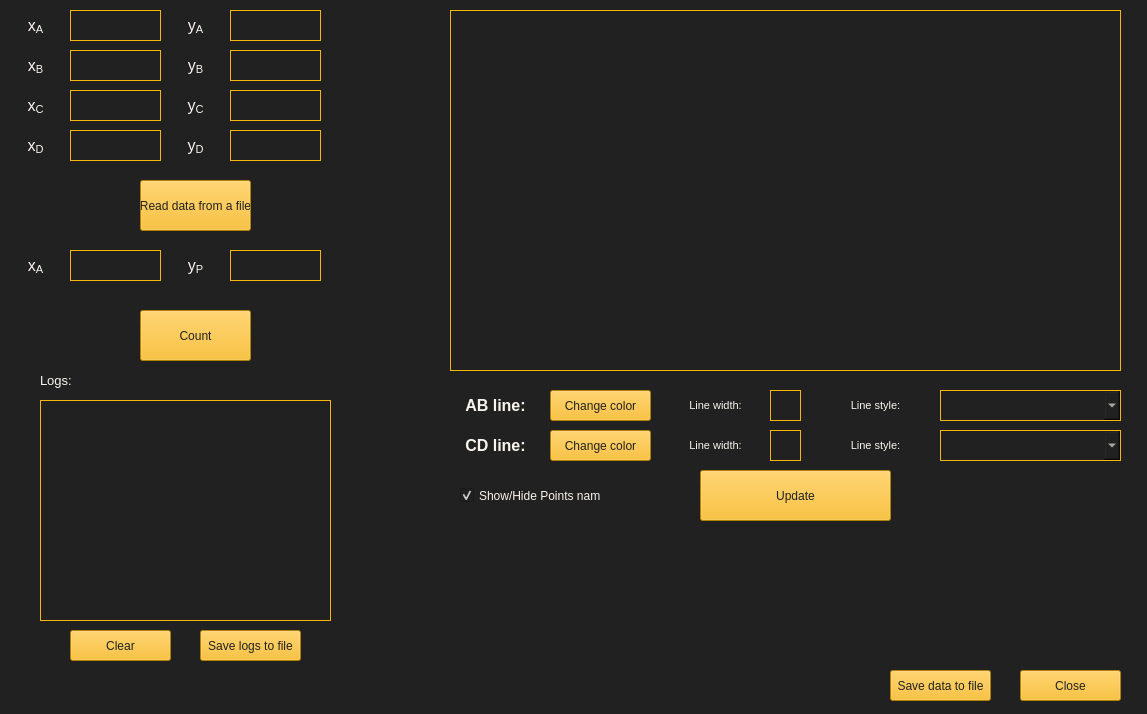
 <widget class="QMainWindow" name="MainWindow">
  <property name="geometry">
   <rect>
    <x>0</x>
    <y>0</y>
    <width>1147</width>
    <height>714</height>
   </rect>
  </property>
  <property name="windowTitle">
   <string>MainWindow</string>
  </property>
  <widget class="QWidget" name="centralwidget">
   <property name="styleSheet">
    <string notr="true">background-color: #212121</string>
   </property>
   <widget class="QGraphicsView" name="image">
    <property name="geometry">
     <rect>
      <x>450</x>
      <y>10</y>
      <width>671</width>
      <height>361</height>
     </rect>
    </property>
    <property name="styleSheet">
     <string notr="true">border: 1px solid  #fab40a</string>
    </property>
   </widget>
   <widget class="QTextEdit" name="XaInput">
    <property name="geometry">
     <rect>
      <x>70</x>
      <y>10</y>
      <width>91</width>
      <height>31</height>
     </rect>
    </property>
    <property name="styleSheet">
     <string notr="true">border: 1px solid #fab40a;
color: rgb(250, 245, 236)</string>
    </property>
    <property name="html">
     <string>&lt;!DOCTYPE HTML PUBLIC &quot;-//W3C//DTD HTML 4.0//EN&quot; &quot;http://www.w3.org/TR/REC-html40/strict.dtd&quot;&gt;
&lt;html&gt;&lt;head&gt;&lt;meta name=&quot;qrichtext&quot; content=&quot;1&quot; /&gt;&lt;style type=&quot;text/css&quot;&gt;
p, li { white-space: pre-wrap; }
&lt;/style&gt;&lt;/head&gt;&lt;body style=&quot; font-family:'MS Shell Dlg 2'; font-size:8.25pt; font-weight:400; font-style:normal;&quot;&gt;
&lt;p align=&quot;center&quot; style=&quot;-qt-paragraph-type:empty; margin-top:0px; margin-bottom:0px; margin-left:0px; margin-right:0px; -qt-block-indent:0; text-indent:0px;&quot;&gt;&lt;br /&gt;&lt;/p&gt;&lt;/body&gt;&lt;/html&gt;</string>
    </property>
   </widget>
   <widget class="QLabel" name="XaLabel">
    <property name="geometry">
     <rect>
      <x>10</x>
      <y>10</y>
      <width>51</width>
      <height>31</height>
     </rect>
    </property>
    <property name="font">
     <font>
      <pointsize>12</pointsize>
     </font>
    </property>
    <property name="styleSheet">
     <string notr="true">color: rgb(250, 245, 236)</string>
    </property>
    <property name="text">
     <string>&lt;html&gt;&lt;head/&gt;&lt;body&gt;&lt;p&gt;x&lt;span style=&quot; vertical-align:sub;&quot;&gt;A&lt;/span&gt;&lt;/p&gt;&lt;/body&gt;&lt;/html&gt;</string>
    </property>
    <property name="alignment">
     <set>Qt::AlignCenter</set>
    </property>
   </widget>
   <widget class="QLabel" name="XbLabel">
    <property name="geometry">
     <rect>
      <x>10</x>
      <y>50</y>
      <width>51</width>
      <height>31</height>
     </rect>
    </property>
    <property name="font">
     <font>
      <pointsize>12</pointsize>
     </font>
    </property>
    <property name="styleSheet">
     <string notr="true">color: rgb(250, 245, 236)</string>
    </property>
    <property name="text">
     <string>&lt;html&gt;&lt;head/&gt;&lt;body&gt;&lt;p&gt;x&lt;span style=&quot; vertical-align:sub;&quot;&gt;B&lt;/span&gt;&lt;/p&gt;&lt;/body&gt;&lt;/html&gt;</string>
    </property>
    <property name="alignment">
     <set>Qt::AlignCenter</set>
    </property>
   </widget>
   <widget class="QTextEdit" name="XbInput">
    <property name="geometry">
     <rect>
      <x>70</x>
      <y>50</y>
      <width>91</width>
      <height>31</height>
     </rect>
    </property>
    <property name="styleSheet">
     <string notr="true">border: 1px solid #fab40a;
color: rgb(250, 245, 236)</string>
    </property>
    <property name="html">
     <string>&lt;!DOCTYPE HTML PUBLIC &quot;-//W3C//DTD HTML 4.0//EN&quot; &quot;http://www.w3.org/TR/REC-html40/strict.dtd&quot;&gt;
&lt;html&gt;&lt;head&gt;&lt;meta name=&quot;qrichtext&quot; content=&quot;1&quot; /&gt;&lt;style type=&quot;text/css&quot;&gt;
p, li { white-space: pre-wrap; }
&lt;/style&gt;&lt;/head&gt;&lt;body style=&quot; font-family:'MS Shell Dlg 2'; font-size:8.25pt; font-weight:400; font-style:normal;&quot;&gt;
&lt;p align=&quot;center&quot; style=&quot;-qt-paragraph-type:empty; margin-top:0px; margin-bottom:0px; margin-left:0px; margin-right:0px; -qt-block-indent:0; text-indent:0px;&quot;&gt;&lt;br /&gt;&lt;/p&gt;&lt;/body&gt;&lt;/html&gt;</string>
    </property>
   </widget>
   <widget class="QLabel" name="YaLabel">
    <property name="geometry">
     <rect>
      <x>170</x>
      <y>10</y>
      <width>51</width>
      <height>31</height>
     </rect>
    </property>
    <property name="font">
     <font>
      <pointsize>12</pointsize>
     </font>
    </property>
    <property name="styleSheet">
     <string notr="true">color: rgb(250, 245, 236)</string>
    </property>
    <property name="text">
     <string>&lt;html&gt;&lt;head/&gt;&lt;body&gt;&lt;p&gt;y&lt;span style=&quot; vertical-align:sub;&quot;&gt;A&lt;/span&gt;&lt;/p&gt;&lt;/body&gt;&lt;/html&gt;</string>
    </property>
    <property name="alignment">
     <set>Qt::AlignCenter</set>
    </property>
   </widget>
   <widget class="QTextEdit" name="YaInput">
    <property name="geometry">
     <rect>
      <x>230</x>
      <y>10</y>
      <width>91</width>
      <height>31</height>
     </rect>
    </property>
    <property name="styleSheet">
     <string notr="true">border: 1px solid #fab40a;
color: rgb(250, 245, 236)</string>
    </property>
    <property name="html">
     <string>&lt;!DOCTYPE HTML PUBLIC &quot;-//W3C//DTD HTML 4.0//EN&quot; &quot;http://www.w3.org/TR/REC-html40/strict.dtd&quot;&gt;
&lt;html&gt;&lt;head&gt;&lt;meta name=&quot;qrichtext&quot; content=&quot;1&quot; /&gt;&lt;style type=&quot;text/css&quot;&gt;
p, li { white-space: pre-wrap; }
&lt;/style&gt;&lt;/head&gt;&lt;body style=&quot; font-family:'MS Shell Dlg 2'; font-size:8.25pt; font-weight:400; font-style:normal;&quot;&gt;
&lt;p align=&quot;center&quot; style=&quot;-qt-paragraph-type:empty; margin-top:0px; margin-bottom:0px; margin-left:0px; margin-right:0px; -qt-block-indent:0; text-indent:0px;&quot;&gt;&lt;br /&gt;&lt;/p&gt;&lt;/body&gt;&lt;/html&gt;</string>
    </property>
   </widget>
   <widget class="QTextEdit" name="YbInput">
    <property name="geometry">
     <rect>
      <x>230</x>
      <y>50</y>
      <width>91</width>
      <height>31</height>
     </rect>
    </property>
    <property name="styleSheet">
     <string notr="true">border: 1px solid #fab40a;
color: rgb(250, 245, 236)</string>
    </property>
    <property name="html">
     <string>&lt;!DOCTYPE HTML PUBLIC &quot;-//W3C//DTD HTML 4.0//EN&quot; &quot;http://www.w3.org/TR/REC-html40/strict.dtd&quot;&gt;
&lt;html&gt;&lt;head&gt;&lt;meta name=&quot;qrichtext&quot; content=&quot;1&quot; /&gt;&lt;style type=&quot;text/css&quot;&gt;
p, li { white-space: pre-wrap; }
&lt;/style&gt;&lt;/head&gt;&lt;body style=&quot; font-family:'MS Shell Dlg 2'; font-size:8.25pt; font-weight:400; font-style:normal;&quot;&gt;
&lt;p align=&quot;center&quot; style=&quot;-qt-paragraph-type:empty; margin-top:0px; margin-bottom:0px; margin-left:0px; margin-right:0px; -qt-block-indent:0; text-indent:0px;&quot;&gt;&lt;br /&gt;&lt;/p&gt;&lt;/body&gt;&lt;/html&gt;</string>
    </property>
   </widget>
   <widget class="QLabel" name="YbLabel">
    <property name="geometry">
     <rect>
      <x>170</x>
      <y>50</y>
      <width>51</width>
      <height>31</height>
     </rect>
    </property>
    <property name="font">
     <font>
      <pointsize>12</pointsize>
     </font>
    </property>
    <property name="styleSheet">
     <string notr="true">color: rgb(250, 245, 236)</string>
    </property>
    <property name="text">
     <string>&lt;html&gt;&lt;head/&gt;&lt;body&gt;&lt;p&gt;y&lt;span style=&quot; vertical-align:sub;&quot;&gt;B&lt;/span&gt;&lt;/p&gt;&lt;/body&gt;&lt;/html&gt;</string>
    </property>
    <property name="alignment">
     <set>Qt::AlignCenter</set>
    </property>
   </widget>
   <widget class="QTextEdit" name="XcInput">
    <property name="geometry">
     <rect>
      <x>70</x>
      <y>90</y>
      <width>91</width>
      <height>31</height>
     </rect>
    </property>
    <property name="styleSheet">
     <string notr="true">border: 1px solid #fab40a;
color: rgb(250, 245, 236)</string>
    </property>
    <property name="html">
     <string>&lt;!DOCTYPE HTML PUBLIC &quot;-//W3C//DTD HTML 4.0//EN&quot; &quot;http://www.w3.org/TR/REC-html40/strict.dtd&quot;&gt;
&lt;html&gt;&lt;head&gt;&lt;meta name=&quot;qrichtext&quot; content=&quot;1&quot; /&gt;&lt;style type=&quot;text/css&quot;&gt;
p, li { white-space: pre-wrap; }
&lt;/style&gt;&lt;/head&gt;&lt;body style=&quot; font-family:'MS Shell Dlg 2'; font-size:8.25pt; font-weight:400; font-style:normal;&quot;&gt;
&lt;p align=&quot;center&quot; style=&quot;-qt-paragraph-type:empty; margin-top:0px; margin-bottom:0px; margin-left:0px; margin-right:0px; -qt-block-indent:0; text-indent:0px;&quot;&gt;&lt;br /&gt;&lt;/p&gt;&lt;/body&gt;&lt;/html&gt;</string>
    </property>
   </widget>
   <widget class="QLabel" name="XcLabel">
    <property name="geometry">
     <rect>
      <x>10</x>
      <y>90</y>
      <width>51</width>
      <height>31</height>
     </rect>
    </property>
    <property name="font">
     <font>
      <pointsize>12</pointsize>
     </font>
    </property>
    <property name="styleSheet">
     <string notr="true">color: rgb(250, 245, 236)</string>
    </property>
    <property name="text">
     <string>&lt;html&gt;&lt;head/&gt;&lt;body&gt;&lt;p&gt;x&lt;span style=&quot; vertical-align:sub;&quot;&gt;C&lt;/span&gt;&lt;/p&gt;&lt;/body&gt;&lt;/html&gt;</string>
    </property>
    <property name="alignment">
     <set>Qt::AlignCenter</set>
    </property>
   </widget>
   <widget class="QTextEdit" name="YcInput">
    <property name="geometry">
     <rect>
      <x>230</x>
      <y>90</y>
      <width>91</width>
      <height>31</height>
     </rect>
    </property>
    <property name="styleSheet">
     <string notr="true">border: 1px solid #fab40a;
color: rgb(250, 245, 236)</string>
    </property>
    <property name="html">
     <string>&lt;!DOCTYPE HTML PUBLIC &quot;-//W3C//DTD HTML 4.0//EN&quot; &quot;http://www.w3.org/TR/REC-html40/strict.dtd&quot;&gt;
&lt;html&gt;&lt;head&gt;&lt;meta name=&quot;qrichtext&quot; content=&quot;1&quot; /&gt;&lt;style type=&quot;text/css&quot;&gt;
p, li { white-space: pre-wrap; }
&lt;/style&gt;&lt;/head&gt;&lt;body style=&quot; font-family:'MS Shell Dlg 2'; font-size:8.25pt; font-weight:400; font-style:normal;&quot;&gt;
&lt;p align=&quot;center&quot; style=&quot;-qt-paragraph-type:empty; margin-top:0px; margin-bottom:0px; margin-left:0px; margin-right:0px; -qt-block-indent:0; text-indent:0px;&quot;&gt;&lt;br /&gt;&lt;/p&gt;&lt;/body&gt;&lt;/html&gt;</string>
    </property>
   </widget>
   <widget class="QLabel" name="YcLabel">
    <property name="geometry">
     <rect>
      <x>170</x>
      <y>90</y>
      <width>51</width>
      <height>31</height>
     </rect>
    </property>
    <property name="font">
     <font>
      <pointsize>12</pointsize>
     </font>
    </property>
    <property name="styleSheet">
     <string notr="true">color: rgb(250, 245, 236)</string>
    </property>
    <property name="text">
     <string>&lt;html&gt;&lt;head/&gt;&lt;body&gt;&lt;p&gt;y&lt;span style=&quot; vertical-align:sub;&quot;&gt;C&lt;/span&gt;&lt;/p&gt;&lt;/body&gt;&lt;/html&gt;</string>
    </property>
    <property name="alignment">
     <set>Qt::AlignCenter</set>
    </property>
   </widget>
   <widget class="QTextEdit" name="XdInput">
    <property name="geometry">
     <rect>
      <x>70</x>
      <y>130</y>
      <width>91</width>
      <height>31</height>
     </rect>
    </property>
    <property name="styleSheet">
     <string notr="true">border: 1px solid #fab40a;
color: rgb(250, 245, 236)</string>
    </property>
    <property name="html">
     <string>&lt;!DOCTYPE HTML PUBLIC &quot;-//W3C//DTD HTML 4.0//EN&quot; &quot;http://www.w3.org/TR/REC-html40/strict.dtd&quot;&gt;
&lt;html&gt;&lt;head&gt;&lt;meta name=&quot;qrichtext&quot; content=&quot;1&quot; /&gt;&lt;style type=&quot;text/css&quot;&gt;
p, li { white-space: pre-wrap; }
&lt;/style&gt;&lt;/head&gt;&lt;body style=&quot; font-family:'MS Shell Dlg 2'; font-size:8.25pt; font-weight:400; font-style:normal;&quot;&gt;
&lt;p align=&quot;center&quot; style=&quot;-qt-paragraph-type:empty; margin-top:0px; margin-bottom:0px; margin-left:0px; margin-right:0px; -qt-block-indent:0; text-indent:0px;&quot;&gt;&lt;br /&gt;&lt;/p&gt;&lt;/body&gt;&lt;/html&gt;</string>
    </property>
   </widget>
   <widget class="QLabel" name="XdLabel">
    <property name="geometry">
     <rect>
      <x>10</x>
      <y>130</y>
      <width>51</width>
      <height>31</height>
     </rect>
    </property>
    <property name="font">
     <font>
      <pointsize>12</pointsize>
     </font>
    </property>
    <property name="styleSheet">
     <string notr="true">color: rgb(250, 245, 236)</string>
    </property>
    <property name="text">
     <string>&lt;html&gt;&lt;head/&gt;&lt;body&gt;&lt;p&gt;x&lt;span style=&quot; vertical-align:sub;&quot;&gt;D&lt;/span&gt;&lt;/p&gt;&lt;/body&gt;&lt;/html&gt;</string>
    </property>
    <property name="alignment">
     <set>Qt::AlignCenter</set>
    </property>
   </widget>
   <widget class="QTextEdit" name="YdInput">
    <property name="geometry">
     <rect>
      <x>230</x>
      <y>130</y>
      <width>91</width>
      <height>31</height>
     </rect>
    </property>
    <property name="styleSheet">
     <string notr="true">border: 1px solid #fab40a;
color: rgb(250, 245, 236)</string>
    </property>
    <property name="html">
     <string>&lt;!DOCTYPE HTML PUBLIC &quot;-//W3C//DTD HTML 4.0//EN&quot; &quot;http://www.w3.org/TR/REC-html40/strict.dtd&quot;&gt;
&lt;html&gt;&lt;head&gt;&lt;meta name=&quot;qrichtext&quot; content=&quot;1&quot; /&gt;&lt;style type=&quot;text/css&quot;&gt;
p, li { white-space: pre-wrap; }
&lt;/style&gt;&lt;/head&gt;&lt;body style=&quot; font-family:'MS Shell Dlg 2'; font-size:8.25pt; font-weight:400; font-style:normal;&quot;&gt;
&lt;p align=&quot;center&quot; style=&quot;-qt-paragraph-type:empty; margin-top:0px; margin-bottom:0px; margin-left:0px; margin-right:0px; -qt-block-indent:0; text-indent:0px;&quot;&gt;&lt;br /&gt;&lt;/p&gt;&lt;/body&gt;&lt;/html&gt;</string>
    </property>
   </widget>
   <widget class="QLabel" name="YdLabel">
    <property name="geometry">
     <rect>
      <x>170</x>
      <y>130</y>
      <width>51</width>
      <height>31</height>
     </rect>
    </property>
    <property name="font">
     <font>
      <pointsize>12</pointsize>
     </font>
    </property>
    <property name="styleSheet">
     <string notr="true">color: rgb(250, 245, 236)</string>
    </property>
    <property name="text">
     <string>&lt;html&gt;&lt;head/&gt;&lt;body&gt;&lt;p&gt;y&lt;span style=&quot; vertical-align:sub;&quot;&gt;D&lt;/span&gt;&lt;/p&gt;&lt;/body&gt;&lt;/html&gt;</string>
    </property>
    <property name="alignment">
     <set>Qt::AlignCenter</set>
    </property>
   </widget>
   <widget class="QPushButton" name="countBtn">
    <property name="geometry">
     <rect>
      <x>140</x>
      <y>310</y>
      <width>111</width>
      <height>51</height>
     </rect>
    </property>
    <property name="styleSheet">
     <string notr="true">color: #212121;
background-color:  #fab40a</string>
    </property>
    <property name="text">
     <string>Count</string>
    </property>
   </widget>
   <widget class="QLabel" name="XpLabel">
    <property name="geometry">
     <rect>
      <x>10</x>
      <y>250</y>
      <width>51</width>
      <height>31</height>
     </rect>
    </property>
    <property name="font">
     <font>
      <pointsize>12</pointsize>
     </font>
    </property>
    <property name="styleSheet">
     <string notr="true">color: rgb(250, 245, 236)</string>
    </property>
    <property name="text">
     <string>&lt;html&gt;&lt;head/&gt;&lt;body&gt;&lt;p&gt;x&lt;span style=&quot; vertical-align:sub;&quot;&gt;A&lt;/span&gt;&lt;/p&gt;&lt;/body&gt;&lt;/html&gt;</string>
    </property>
    <property name="alignment">
     <set>Qt::AlignCenter</set>
    </property>
   </widget>
   <widget class="QTextEdit" name="XpInput">
    <property name="geometry">
     <rect>
      <x>70</x>
      <y>250</y>
      <width>91</width>
      <height>31</height>
     </rect>
    </property>
    <property name="styleSheet">
     <string notr="true">border: 1px solid #fab40a;
color: rgb(250, 245, 236)</string>
    </property>
    <property name="readOnly">
     <bool>true</bool>
    </property>
    <property name="html">
     <string>&lt;!DOCTYPE HTML PUBLIC &quot;-//W3C//DTD HTML 4.0//EN&quot; &quot;http://www.w3.org/TR/REC-html40/strict.dtd&quot;&gt;
&lt;html&gt;&lt;head&gt;&lt;meta name=&quot;qrichtext&quot; content=&quot;1&quot; /&gt;&lt;style type=&quot;text/css&quot;&gt;
p, li { white-space: pre-wrap; }
&lt;/style&gt;&lt;/head&gt;&lt;body style=&quot; font-family:'MS Shell Dlg 2'; font-size:8.25pt; font-weight:400; font-style:normal;&quot;&gt;
&lt;p align=&quot;center&quot; style=&quot;-qt-paragraph-type:empty; margin-top:0px; margin-bottom:0px; margin-left:0px; margin-right:0px; -qt-block-indent:0; text-indent:0px;&quot;&gt;&lt;br /&gt;&lt;/p&gt;&lt;/body&gt;&lt;/html&gt;</string>
    </property>
   </widget>
   <widget class="QTextEdit" name="YpInput">
    <property name="geometry">
     <rect>
      <x>230</x>
      <y>250</y>
      <width>91</width>
      <height>31</height>
     </rect>
    </property>
    <property name="styleSheet">
     <string notr="true">border: 1px solid #fab40a;
color: rgb(250, 245, 236)</string>
    </property>
    <property name="readOnly">
     <bool>true</bool>
    </property>
    <property name="html">
     <string>&lt;!DOCTYPE HTML PUBLIC &quot;-//W3C//DTD HTML 4.0//EN&quot; &quot;http://www.w3.org/TR/REC-html40/strict.dtd&quot;&gt;
&lt;html&gt;&lt;head&gt;&lt;meta name=&quot;qrichtext&quot; content=&quot;1&quot; /&gt;&lt;style type=&quot;text/css&quot;&gt;
p, li { white-space: pre-wrap; }
&lt;/style&gt;&lt;/head&gt;&lt;body style=&quot; font-family:'MS Shell Dlg 2'; font-size:8.25pt; font-weight:400; font-style:normal;&quot;&gt;
&lt;p align=&quot;center&quot; style=&quot;-qt-paragraph-type:empty; margin-top:0px; margin-bottom:0px; margin-left:0px; margin-right:0px; -qt-block-indent:0; text-indent:0px;&quot;&gt;&lt;br /&gt;&lt;/p&gt;&lt;/body&gt;&lt;/html&gt;</string>
    </property>
   </widget>
   <widget class="QLabel" name="YpLabel">
    <property name="geometry">
     <rect>
      <x>170</x>
      <y>250</y>
      <width>51</width>
      <height>31</height>
     </rect>
    </property>
    <property name="font">
     <font>
      <pointsize>12</pointsize>
     </font>
    </property>
    <property name="styleSheet">
     <string notr="true">color: rgb(250, 245, 236)</string>
    </property>
    <property name="text">
     <string>&lt;html&gt;&lt;head/&gt;&lt;body&gt;&lt;p&gt;y&lt;span style=&quot; vertical-align:sub;&quot;&gt;P&lt;/span&gt;&lt;/p&gt;&lt;/body&gt;&lt;/html&gt;</string>
    </property>
    <property name="alignment">
     <set>Qt::AlignCenter</set>
    </property>
   </widget>
   <widget class="QTextEdit" name="logs">
    <property name="geometry">
     <rect>
      <x>40</x>
      <y>400</y>
      <width>291</width>
      <height>221</height>
     </rect>
    </property>
    <property name="styleSheet">
     <string notr="true">border: 1px solid #fab40a;
color: rgb(250, 245, 236)</string>
    </property>
    <property name="readOnly">
     <bool>true</bool>
    </property>
   </widget>
   <widget class="QPushButton" name="logClearBtn">
    <property name="geometry">
     <rect>
      <x>70</x>
      <y>630</y>
      <width>101</width>
      <height>31</height>
     </rect>
    </property>
    <property name="styleSheet">
     <string notr="true">color: #212121;
background-color:  #fab40a</string>
    </property>
    <property name="text">
     <string>Clear</string>
    </property>
   </widget>
   <widget class="QLabel" name="LogsLabel">
    <property name="geometry">
     <rect>
      <x>40</x>
      <y>370</y>
      <width>101</width>
      <height>20</height>
     </rect>
    </property>
    <property name="font">
     <font>
      <pointsize>10</pointsize>
     </font>
    </property>
    <property name="styleSheet">
     <string notr="true">
color: rgb(250, 245, 236)</string>
    </property>
    <property name="text">
     <string>Logs:</string>
    </property>
    <property name="alignment">
     <set>Qt::AlignLeading|Qt::AlignLeft|Qt::AlignVCenter</set>
    </property>
   </widget>
   <widget class="QPushButton" name="changeABColorBtn">
    <property name="geometry">
     <rect>
      <x>550</x>
      <y>390</y>
      <width>101</width>
      <height>31</height>
     </rect>
    </property>
    <property name="styleSheet">
     <string notr="true">color: #212121;
background-color:  #fab40a</string>
    </property>
    <property name="text">
     <string>Change color</string>
    </property>
   </widget>
   <widget class="QLabel" name="ABLineInfo">
    <property name="geometry">
     <rect>
      <x>450</x>
      <y>390</y>
      <width>91</width>
      <height>31</height>
     </rect>
    </property>
    <property name="font">
     <font>
      <pointsize>12</pointsize>
      <weight>75</weight>
      <bold>true</bold>
     </font>
    </property>
    <property name="styleSheet">
     <string notr="true">color: rgb(250, 245, 236)</string>
    </property>
    <property name="text">
     <string>AB line:</string>
    </property>
    <property name="alignment">
     <set>Qt::AlignCenter</set>
    </property>
   </widget>
   <widget class="QTextEdit" name="ABWidthInput">
    <property name="geometry">
     <rect>
      <x>770</x>
      <y>390</y>
      <width>31</width>
      <height>31</height>
     </rect>
    </property>
    <property name="styleSheet">
     <string notr="true">border: 1px solid #fab40a;
color: rgb(250, 245, 236)</string>
    </property>
    <property name="readOnly">
     <bool>true</bool>
    </property>
    <property name="html">
     <string>&lt;!DOCTYPE HTML PUBLIC &quot;-//W3C//DTD HTML 4.0//EN&quot; &quot;http://www.w3.org/TR/REC-html40/strict.dtd&quot;&gt;
&lt;html&gt;&lt;head&gt;&lt;meta name=&quot;qrichtext&quot; content=&quot;1&quot; /&gt;&lt;style type=&quot;text/css&quot;&gt;
p, li { white-space: pre-wrap; }
&lt;/style&gt;&lt;/head&gt;&lt;body style=&quot; font-family:'MS Shell Dlg 2'; font-size:8.25pt; font-weight:400; font-style:normal;&quot;&gt;
&lt;p align=&quot;center&quot; style=&quot;-qt-paragraph-type:empty; margin-top:0px; margin-bottom:0px; margin-left:0px; margin-right:0px; -qt-block-indent:0; text-indent:0px;&quot;&gt;&lt;br /&gt;&lt;/p&gt;&lt;/body&gt;&lt;/html&gt;</string>
    </property>
   </widget>
   <widget class="QLabel" name="ABLineWidthInfo">
    <property name="geometry">
     <rect>
      <x>670</x>
      <y>390</y>
      <width>91</width>
      <height>31</height>
     </rect>
    </property>
    <property name="font">
     <font>
      <pointsize>8</pointsize>
     </font>
    </property>
    <property name="styleSheet">
     <string notr="true">color: rgb(250, 245, 236)</string>
    </property>
    <property name="text">
     <string>Line width:</string>
    </property>
    <property name="alignment">
     <set>Qt::AlignCenter</set>
    </property>
   </widget>
   <widget class="QLabel" name="ABLineStyleInfo">
    <property name="geometry">
     <rect>
      <x>830</x>
      <y>390</y>
      <width>91</width>
      <height>31</height>
     </rect>
    </property>
    <property name="font">
     <font>
      <pointsize>8</pointsize>
     </font>
    </property>
    <property name="styleSheet">
     <string notr="true">color: rgb(250, 245, 236)</string>
    </property>
    <property name="text">
     <string>Line style:</string>
    </property>
    <property name="alignment">
     <set>Qt::AlignCenter</set>
    </property>
   </widget>
   <widget class="QComboBox" name="ABComboBox">
    <property name="geometry">
     <rect>
      <x>940</x>
      <y>390</y>
      <width>181</width>
      <height>31</height>
     </rect>
    </property>
    <property name="styleSheet">
     <string notr="true">border: 1px solid #fab40a;
color: rgb(250, 245, 236)</string>
    </property>
   </widget>
   <widget class="QPushButton" name="readBtn">
    <property name="geometry">
     <rect>
      <x>140</x>
      <y>180</y>
      <width>111</width>
      <height>51</height>
     </rect>
    </property>
    <property name="styleSheet">
     <string notr="true">color: #212121;
background-color:  #fab40a</string>
    </property>
    <property name="text">
     <string>Read data from a file</string>
    </property>
   </widget>
   <widget class="QPushButton" name="saveLogBtn">
    <property name="geometry">
     <rect>
      <x>200</x>
      <y>630</y>
      <width>101</width>
      <height>31</height>
     </rect>
    </property>
    <property name="styleSheet">
     <string notr="true">color: #212121;
background-color:  #fab40a</string>
    </property>
    <property name="text">
     <string>Save logs to file</string>
    </property>
   </widget>
   <widget class="QLabel" name="CDLineInfo">
    <property name="geometry">
     <rect>
      <x>450</x>
      <y>430</y>
      <width>91</width>
      <height>31</height>
     </rect>
    </property>
    <property name="font">
     <font>
      <pointsize>12</pointsize>
      <weight>75</weight>
      <bold>true</bold>
     </font>
    </property>
    <property name="styleSheet">
     <string notr="true">color: rgb(250, 245, 236)</string>
    </property>
    <property name="text">
     <string>CD line:</string>
    </property>
    <property name="alignment">
     <set>Qt::AlignCenter</set>
    </property>
   </widget>
   <widget class="QTextEdit" name="CDWidthInput">
    <property name="geometry">
     <rect>
      <x>770</x>
      <y>430</y>
      <width>31</width>
      <height>31</height>
     </rect>
    </property>
    <property name="styleSheet">
     <string notr="true">border: 1px solid #fab40a;
color: rgb(250, 245, 236)</string>
    </property>
    <property name="readOnly">
     <bool>true</bool>
    </property>
    <property name="html">
     <string>&lt;!DOCTYPE HTML PUBLIC &quot;-//W3C//DTD HTML 4.0//EN&quot; &quot;http://www.w3.org/TR/REC-html40/strict.dtd&quot;&gt;
&lt;html&gt;&lt;head&gt;&lt;meta name=&quot;qrichtext&quot; content=&quot;1&quot; /&gt;&lt;style type=&quot;text/css&quot;&gt;
p, li { white-space: pre-wrap; }
&lt;/style&gt;&lt;/head&gt;&lt;body style=&quot; font-family:'MS Shell Dlg 2'; font-size:8.25pt; font-weight:400; font-style:normal;&quot;&gt;
&lt;p align=&quot;center&quot; style=&quot;-qt-paragraph-type:empty; margin-top:0px; margin-bottom:0px; margin-left:0px; margin-right:0px; -qt-block-indent:0; text-indent:0px;&quot;&gt;&lt;br /&gt;&lt;/p&gt;&lt;/body&gt;&lt;/html&gt;</string>
    </property>
   </widget>
   <widget class="QLabel" name="CDLineStyleInfo">
    <property name="geometry">
     <rect>
      <x>830</x>
      <y>430</y>
      <width>91</width>
      <height>31</height>
     </rect>
    </property>
    <property name="font">
     <font>
      <pointsize>8</pointsize>
     </font>
    </property>
    <property name="styleSheet">
     <string notr="true">color: rgb(250, 245, 236)</string>
    </property>
    <property name="text">
     <string>Line style:</string>
    </property>
    <property name="alignment">
     <set>Qt::AlignCenter</set>
    </property>
   </widget>
   <widget class="QPushButton" name="changeCDColorBtn">
    <property name="geometry">
     <rect>
      <x>550</x>
      <y>430</y>
      <width>101</width>
      <height>31</height>
     </rect>
    </property>
    <property name="styleSheet">
     <string notr="true">color: #212121;
background-color:  #fab40a</string>
    </property>
    <property name="text">
     <string>Change color</string>
    </property>
   </widget>
   <widget class="QLabel" name="CDLineWidthInfo">
    <property name="geometry">
     <rect>
      <x>670</x>
      <y>430</y>
      <width>91</width>
      <height>31</height>
     </rect>
    </property>
    <property name="font">
     <font>
      <pointsize>8</pointsize>
     </font>
    </property>
    <property name="styleSheet">
     <string notr="true">color: rgb(250, 245, 236)</string>
    </property>
    <property name="text">
     <string>Line width:</string>
    </property>
    <property name="alignment">
     <set>Qt::AlignCenter</set>
    </property>
   </widget>
   <widget class="QComboBox" name="CDComboBox">
    <property name="geometry">
     <rect>
      <x>940</x>
      <y>430</y>
      <width>181</width>
      <height>31</height>
     </rect>
    </property>
    <property name="styleSheet">
     <string notr="true">border: 1px solid #fab40a;
color: rgb(250, 245, 236)</string>
    </property>
   </widget>
   <widget class="QCheckBox" name="checkBox">
    <property name="geometry">
     <rect>
      <x>460</x>
      <y>480</y>
      <width>141</width>
      <height>31</height>
     </rect>
    </property>
    <property name="styleSheet">
     <string notr="true">color: rgb(250, 245, 236);</string>
    </property>
    <property name="text">
     <string>Show/Hide Points names</string>
    </property>
    <property name="checked">
     <bool>true</bool>
    </property>
   </widget>
   <widget class="QPushButton" name="updateBtn">
    <property name="geometry">
     <rect>
      <x>700</x>
      <y>470</y>
      <width>191</width>
      <height>51</height>
     </rect>
    </property>
    <property name="styleSheet">
     <string notr="true">color: #212121;
background-color:  #fab40a</string>
    </property>
    <property name="text">
     <string>Update</string>
    </property>
   </widget>
   <widget class="QPushButton" name="CloseBtn">
    <property name="geometry">
     <rect>
      <x>1020</x>
      <y>670</y>
      <width>101</width>
      <height>31</height>
     </rect>
    </property>
    <property name="styleSheet">
     <string notr="true">color: #212121;
background-color:  #fab40a</string>
    </property>
    <property name="text">
     <string>Close</string>
    </property>
   </widget>
   <widget class="QPushButton" name="saveDatatoFileBtn">
    <property name="geometry">
     <rect>
      <x>890</x>
      <y>670</y>
      <width>101</width>
      <height>31</height>
     </rect>
    </property>
    <property name="styleSheet">
     <string notr="true">color: #212121;
background-color:  #fab40a</string>
    </property>
    <property name="text">
     <string>Save data to file</string>
    </property>
   </widget>
  </widget>
 </widget>
